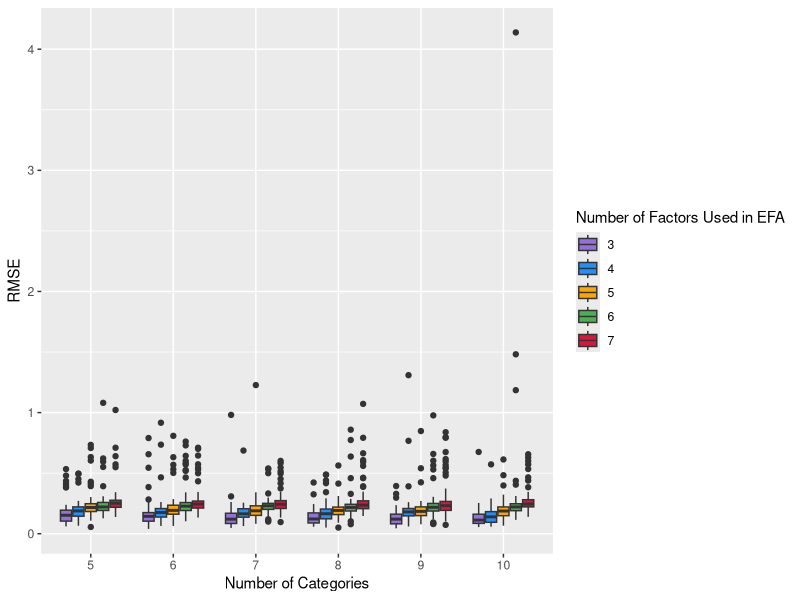
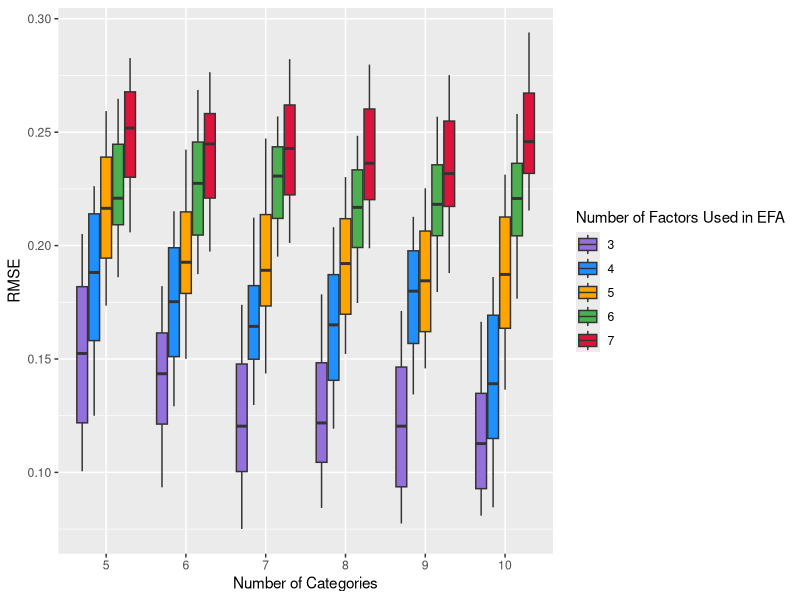
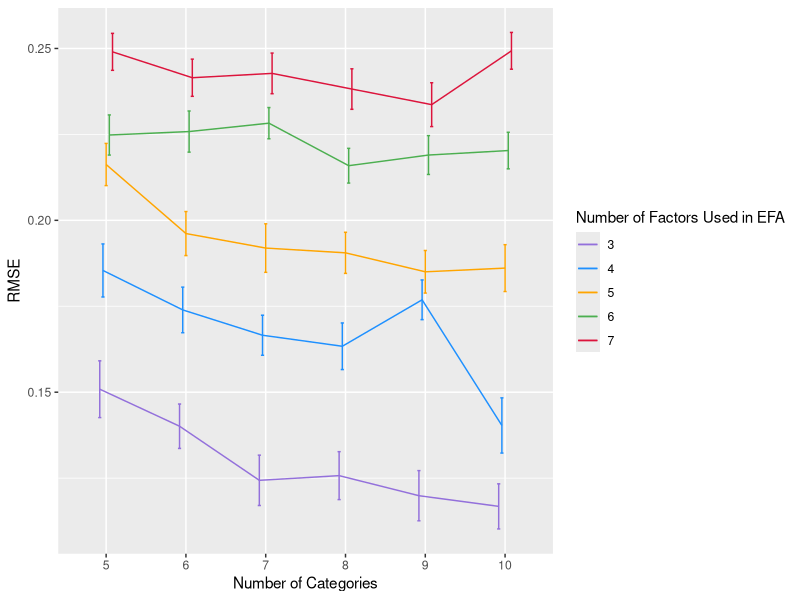

Write R code to recreate these figures, in order.
library(tidyr)
library(dplyr)
library(car)
library(ggplot2)
library(scales)
library(patchwork)


# Comparsion between Different number of factors used in EFA with 3 Factors (Simulation)
data_1 <- read.csv("Experiment_Result/1.1/RMSE_result_1.csv") # 3 factors used in EFA
data_2 <- read.csv("Experiment_Result/5.1/RMSE_result_1.csv") # 4 factors used in EFA
data_3 <- read.csv("Experiment_Result/5.2/RMSE_result_1.csv") # 5 factors used in EFA
data_4 <- read.csv("Experiment_Result/5.3/RMSE_result_1.csv") # 6 factors used in EFA
data_5 <- read.csv("Experiment_Result/5.4/RMSE_result_1.csv") # 7 factors used in EFA

# --------------------------------------------------------------------------------
# Change "data_1" into longer format, preparing for integration


colnames(data_1) <- c("5","6","7","8","9","10")

long_data_1 <- pivot_longer(
  data_1,
  cols = c("5","6","7","8","9","10"), # Select the columns to pivot
  names_to = "Number of Categories",            # New column for the names
  values_to = "RMSE"           # New column for the values
)

long_data_1$`Number of Factors Used in EFA` <- "3"

# --------------------------------------------------------------------------------
# Change "data_2" into longer format, preparing for integration
colnames(data_2) <- c("5","6","7","8","9","10")

long_data_2 <- pivot_longer(
  data_2,
  cols = c("5","6","7","8","9","10"), # Select the columns to pivot
  names_to = "Number of Categories",            # New column for the names
  values_to = "RMSE"           # New column for the values
)

long_data_2$`Number of Factors Used in EFA` <- "4"


# --------------------------------------------------------------------------------
# Change "data_3" into longer format, preparing for integration
colnames(data_3) <-  c("5","6","7","8","9","10")

long_data_3 <- pivot_longer(
  data_3,
  cols = c("5","6","7","8","9","10"), # Select the columns to pivot
  names_to = "Number of Categories",            # New column for the names
  values_to = "RMSE"           # New column for the values
)

long_data_3$`Number of Factors Used in EFA` <- "5"

# --------------------------------------------------------------------------------
# Change "data_4" into longer format, preparing for integration
colnames(data_4) <-  c("5","6","7","8","9","10")

long_data_4 <- pivot_longer(
  data_4,
  cols = c("5","6","7","8","9","10"), # Select the columns to pivot
  names_to = "Number of Categories",            # New column for the names
  values_to = "RMSE"           # New column for the values
)

long_data_4$`Number of Factors Used in EFA` <- "6"


# --------------------------------------------------------------------------------
# Change "data_5" into longer format, preparing for integration
colnames(data_5) <-  c("5","6","7","8","9","10")

long_data_5 <- pivot_longer(
  data_5,
  cols = c("5","6","7","8","9","10"), # Select the columns to pivot
  names_to = "Number of Categories",            # New column for the names
  values_to = "RMSE"           # New column for the values
)

long_data_5$`Number of Factors Used in EFA` <- "7"

# --------------------------------------------------------------------------------

# The following is used to combine the above three datasets together.
data <- rbind(long_data_1,long_data_2, long_data_3,long_data_4,long_data_5)
data <- select(data,c("Number of Categories","Number of Factors Used in EFA","RMSE"))


# Get the factors columns
data$`Number of Categories` <- factor(data$`Number of Categories`, levels = c(5, 6, 7, 8, 9, 10))

data$`Number of Factors Used in EFA` <- factor(data$`Number of Factors Used in EFA`, levels = c("3","4","5","6","7"))


# --------------------------------------------------------------------------------
# Visualization for outliers and show the exact proportion of outliers in each group.

colors <- c("3" = "#9370DB", 
            "4" = "#1E90FF", 
            "5" = "#FFA500",  
            "6" = "#4CAF50",
            "7" = "#DC143C")  

Outliers_Plot <-ggplot(data) +
  aes(x = `Number of Categories`, y = RMSE, fill = `Number of Factors Used in EFA`) +
  geom_boxplot() +
  scale_fill_manual(values = colors)


Outliers_Plot


# Find the outliers proportion for each group

## Define a function to calculate outlier bounds
calculate_outliers <- function(x) {
  Q1 <- quantile(x, 0.25, na.rm = TRUE)
  Q3 <- quantile(x, 0.75, na.rm = TRUE)
  IQR <- Q3 - Q1
  lower_bound <- Q1 - 1.5 * IQR
  upper_bound <- Q3 + 1.5 * IQR
  (x < lower_bound) | (x > upper_bound)
}

## Add a column identifying outliers and calculate proportions
outlier_proportions <- data %>%
  group_by(`Number of Categories`, `Number of Factors Used in EFA`) %>%
  mutate(is_outlier = calculate_outliers(RMSE)) %>%  # Identify outliers
  summarise(
    total_count = n(),                            # Total number of observations in the group
    outlier_count = sum(is_outlier, na.rm = TRUE), # Number of outliers in the group
    outlier_proportion = outlier_count / total_count,# Proportion of outliers
    .groups = "drop"
  )


outlier_proportions
print(paste0("The maximum proportion of outliers in all combination of levels is ", percent(max(outlier_proportions$outlier_proportion))))

# --------------------------------------------------------------------------------
# Get trimmed data 20%

data_trimmed <- data %>%
  group_by(`Number of Categories`, `Number of Factors Used in EFA`) %>%
  filter(
    RMSE >= quantile(RMSE, 0.2, na.rm = TRUE) & # Remove the bottom 20%
      RMSE <= quantile(RMSE, 0.8, na.rm = TRUE)   # Remove the top 20%
  )



Outliers_Plot_new <-ggplot(data_trimmed) +
  aes(x = `Number of Categories`, y = RMSE, fill = `Number of Factors Used in EFA`) +
  geom_boxplot() +
  scale_fill_manual(values = colors)


Outliers_Plot_new


# --------------------------------------------------------------------------------
# Model establishment

mod <- aov(RMSE ~ `Number of Categories` * `Number of Factors Used in EFA`,
           data = data_trimmed
)

## Homogeneity of variances (It is not necessary since each group is with the same size)
##leveneTest(mod)

# --------------------------------------------------------------------------------
# Get the result of the two-way ANOVA
summary(mod)



# --------------------------------------------------------------------------------
# The following is used to draw the plot used for showing the relationships between the two factors
df <- data

trimmed_sd <- function(x, trim = 0.2) {
  trimmed <- sort(x)[(floor(trim * length(x)) + 1):(ceiling((1 - trim) * length(x)))]
  sd(trimmed)
}

df.summary <- df %>%
  group_by(`Number of Categories`, `Number of Factors Used in EFA`) %>%
  summarise(
    sd = trimmed_sd(RMSE, trim = 0.2),
    RMSE = mean(RMSE, trim = 0.2),
    .groups = "drop"
  )


position <- position_dodge(0.2)  # Adjust dodge width as needed
Main_Plot <- ggplot() +
  geom_line(aes(x = `Number of Categories`, y = RMSE, color = `Number of Factors Used in EFA`, group = `Number of Factors Used in EFA`), 
            data = df.summary, position = position) +
  geom_errorbar(aes(x = `Number of Categories`, y = RMSE, ymin = RMSE - 1.96*sd/sqrt(60), ymax = RMSE + 1.96*sd/sqrt(60), color = `Number of Factors Used in EFA`), 
                data = df.summary, width = 0.2, position = position) +
  scale_color_manual(values = colors) +
  theme_gray()

Main_Plot


# This is used to show the mean value and the variance
df.summary


